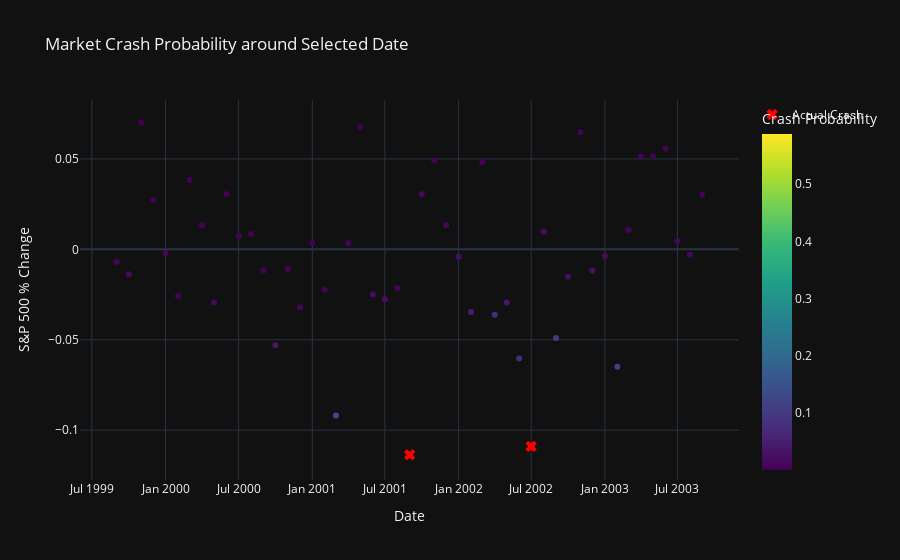

The notebook cell this image was saved under:
### Code cell
import pandas as pd
import plotly.express as px
import plotly.graph_objects as go
from sklearn.linear_model import LogisticRegression
from sklearn.preprocessing import StandardScaler

# Define the date to analyze
target_date = '2001-09-01'  

# Function to get a 5-year window around the specified date
def get_5yr_window_single(data, target_date):
    start_date = pd.to_datetime(target_date) - pd.DateOffset(years=2)
    end_date = pd.to_datetime(target_date) + pd.DateOffset(years=2)
    return data[(data.index >= start_date) & (data.index <= end_date)]

# Apply the 5-year window function to get data around the target date
crash_data = get_5yr_window_single(data, target_date)

# Define features and target for the current window
X = crash_data[features]
y = crash_data['crash']

# Standardize features
scaler = StandardScaler()
X_scaled = scaler.fit_transform(X)

# Train the model on this window's data
model = LogisticRegression()
model.fit(X_scaled, y)

# Predict probabilities for the specified window
y_prob = model.predict_proba(X_scaled)[:, 1]

# Ensure crash_data and predictions match in length
crash_data = crash_data.copy()  # To avoid modifying the original DataFrame
crash_data['crash_probability'] = y_prob  # This should now match lengths
crash_data['Date'] = crash_data.index

# Plot the results with Plotly
fig = px.scatter(crash_data, x='Date', y='sp500_pct_change', color='crash_probability',
                 title='Market Crash Probability around Selected Date',
                 labels={'crash_probability': 'Crash Probability', 'sp500_pct_change': 'S&P 500 % Change'},
                 color_continuous_scale='Viridis')

# Add markers for actual crashes within this window
fig.add_trace(go.Scatter(x=crash_data[crash_data['crash'] == 1]['Date'],
                         y=crash_data[crash_data['crash'] == 1]['sp500_pct_change'],
                         mode='markers',
                         name='Actual Crash',
                         marker=dict(symbol='x', color='red', size=10)))

# Update layout for clarity
fig.update_layout(coloraxis_colorbar=dict(title='Crash Probability'),
                  xaxis_title='Date',
                  yaxis_title='S&P 500 % Change',
                  template='plotly_dark')

# Show the interactive plot
fig.show()

### Figure 1 — Plotly figure (JSON) as saved in the notebook; plotly's stock layout.template omitted (floating-point values rounded to 4 significant figures)
{"data": [{"hovertemplate": "Date=%{x}<br>S&P 500 % Change=%{y}<br>Crash Probability=%{marker.color}<extra></extra>", "legendgroup": "", "marker": {"color": [0.007722, 0.01329, 0.0003469, 0.001426, 0.005657, 0.006053, 0.0008899, 0.003474, 0.01142, 0.00116, 0.002861, 0.001476, 0.002907, 0.03415, 0.003194, 0.006679, 0.002173, 0.004415, 0.1365, 0.006415, 0.001346, 0.02027, 0.02298, 0.007716, 0.4915, 0.01015, 0.007455, 0.009068, 0.02599, 0.04388, 0.002452, 0.07525, 0.03323, 0.07326, 0.5879, 0.02162, 0.1011, 0.01965, 0.001787, 0.02521, 0.01926, 0.1116, 0.007141, 0.004311, 0.002178, 0.001393, 0.01041, 0.008281, 0.001383], "coloraxis": "coloraxis", "symbol": "circle"}, "mode": "markers", "name": "", "orientation": "v", "showlegend": false, "type": "scatter", "x": ["1999-09-01T00:00:00", "1999-10-01T00:00:00", "1999-11-01T00:00:00", "1999-12-01T00:00:00", "2000-01-01T00:00:00", "2000-02-01T00:00:00", "2000-03-01T00:00:00", "2000-04-01T00:00:00", "2000-05-01T00:00:00", "2000-06-01T00:00:00", "2000-07-01T00:00:00", "2000-08-01T00:00:00", "2000-09-01T00:00:00", "2000-10-01T00:00:00", "2000-11-01T00:00:00", "2000-12-01T00:00:00", "2001-01-01T00:00:00", "2001-02-01T00:00:00", "2001-03-01T00:00:00", "2001-04-01T00:00:00", "2001-05-01T00:00:00", "2001-06-01T00:00:00", "2001-07-01T00:00:00", "2001-08-01T00:00:00", "2001-09-01T00:00:00", "2001-10-01T00:00:00", "2001-11-01T00:00:00", "2001-12-01T00:00:00", "2002-01-01T00:00:00", "2002-02-01T00:00:00", "2002-03-01T00:00:00", "2002-04-01T00:00:00", "2002-05-01T00:00:00", "2002-06-01T00:00:00", "2002-07-01T00:00:00", "2002-08-01T00:00:00", "2002-09-01T00:00:00", "2002-10-01T00:00:00", "2002-11-01T00:00:00", "2002-12-01T00:00:00", "2003-01-01T00:00:00", "2003-02-01T00:00:00", "2003-03-01T00:00:00", "2003-04-01T00:00:00", "2003-05-01T00:00:00", "2003-06-01T00:00:00", "2003-07-01T00:00:00", "2003-08-01T00:00:00", "2003-09-01T00:00:00"], "xaxis": "x", "y": [-0.007018, -0.01378, 0.06999, 0.02709, -0.002169, -0.02575, 0.0384, 0.01327, -0.02934, 0.03065, 0.007554, 0.008456, -0.01172, -0.05307, -0.01087, -0.03208, 0.003539, -0.02238, -0.09183, 0.003362, 0.06768, -0.02492, -0.02766, -0.02154, -0.1136, 0.03058, 0.04932, 0.0135, -0.004125, -0.03468, 0.04826, -0.03619, -0.02947, -0.06043, -0.1089, 0.009924, -0.04903, -0.01519, 0.0647, -0.01181, -0.003717, -0.06499, 0.01075, 0.05127, 0.05161, 0.05559, 0.004601, -0.003032, 0.03023], "yaxis": "y"}, {"marker": {"color": "red", "size": 10, "symbol": "x"}, "mode": "markers", "name": "Actual Crash", "type": "scatter", "x": ["2001-09-01T00:00:00", "2002-07-01T00:00:00"], "y": [-0.1136, -0.1089]}], "layout": {"coloraxis": {"colorbar": {"title": {"text": "Crash Probability"}}, "colorscale": [[0, "#440154"], [0.1111, "#482878"], [0.2222, "#3e4989"], [0.3333, "#31688e"], [0.4444, "#26828e"], [0.5556, "#1f9e89"], [0.6667, "#35b779"], [0.7778, "#6ece58"], [0.8889, "#b5de2b"], [1, "#fde725"]]}, "legend": {"tracegroupgap": 0}, "title": {"text": "Market Crash Probability around Selected Date"}, "xaxis": {"anchor": "y", "domain": [0, 1], "title": {"text": "Date"}}, "yaxis": {"anchor": "x", "domain": [0, 1], "title": {"text": "S&P 500 % Change"}}}}
